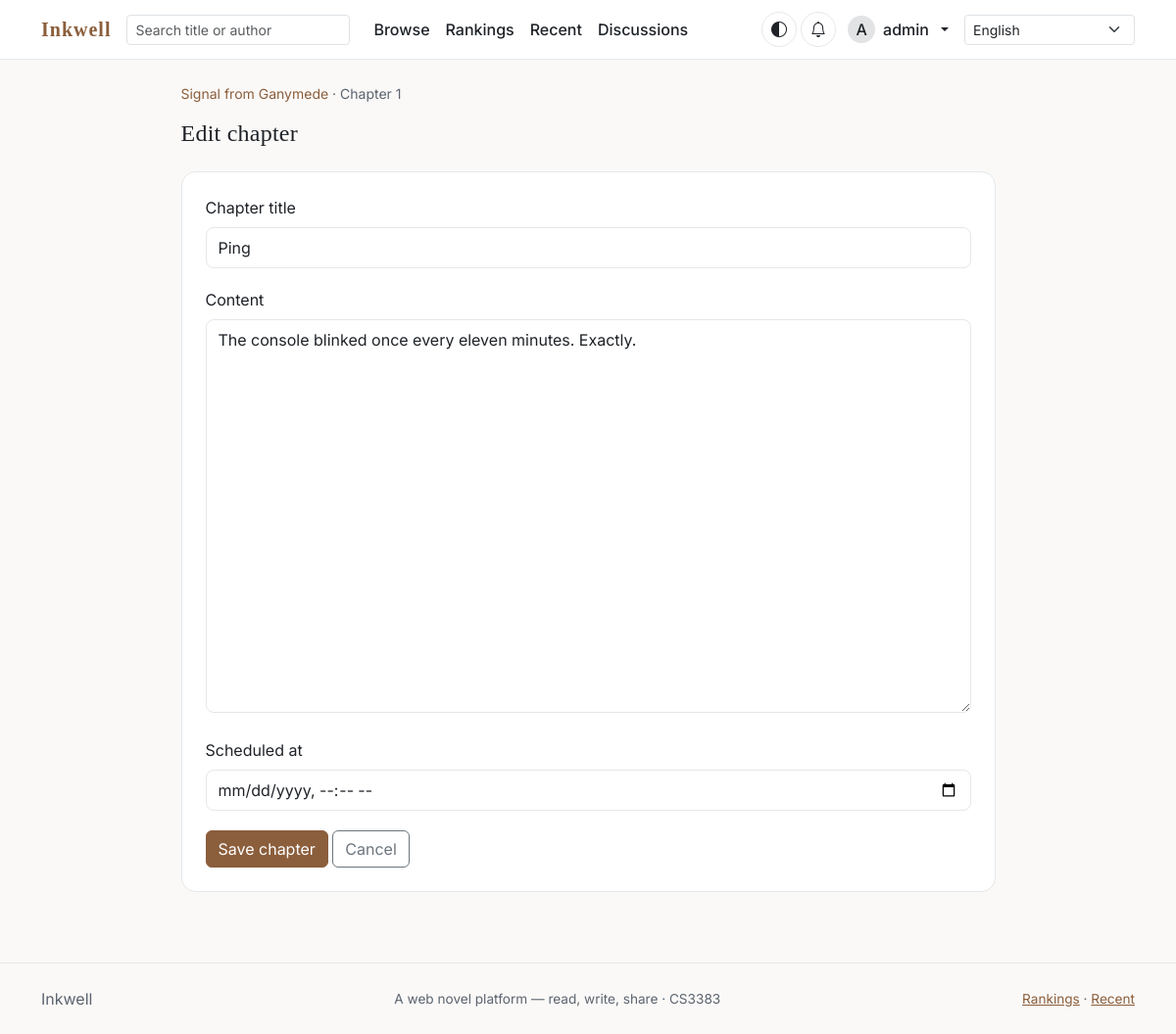
Screenshot of /my/novels/2/chapters/3/edit/ (signed in) with the database file from the repository.
### accounts/models.py (models this page shows, shortened)
class Profile(models.Model):
    user = models.OneToOneField(
        User,
        on_delete=models.CASCADE,
        related_name='profile',
    )
    nickname = models.CharField(_('Nickname'), max_length=50, blank=True)
    bio = models.TextField(_('Bio'), blank=True)
    avatar = models.ImageField(
        _('Avatar'),
        upload_to='avatars/',
        blank=True,
        null=True,
    )
    email_verified = models.BooleanField(_('Email verified'), default=False)
    created_at = models.DateTimeField(_('Created at'), auto_now_add=True)
    updated_at = models.DateTimeField(_('Updated at'), auto_now=True)
    class Meta:
        verbose_name = _('Profile')
        verbose_name_plural = _('Profiles')
    @property
    def display_name(self) -> str:
        return self.nickname or self.user.username

### novels/models.py (models this page shows, shortened)
class Novel(models.Model):
    class Status(models.TextChoices):
        ONGOING = 'ongoing', _('Ongoing')
        COMPLETED = 'completed', _('Completed')
    author = models.ForeignKey(
        settings.AUTH_USER_MODEL,
        on_delete=models.CASCADE,
        related_name='novels',
        verbose_name=_('Author'),
    )
    category = models.ForeignKey(
        Category,
        on_delete=models.PROTECT,
        related_name='novels',
        verbose_name=_('Category'),
    )
    title = models.CharField(_('Title'), max_length=200)
    cover = models.ImageField(
        _('Cover'),
        upload_to='covers/',
        blank=True,
        null=True,
    )
    summary = models.TextField(_('Summary'), blank=True)
    status = models.CharField(
        _('Status'),
        max_length=20,
        choices=Status.choices,
        default=Status.ONGOING,
    )
    is_published = models.BooleanField(_('Published'), default=False)
    tags = models.ManyToManyField(
        Tag, blank=True, related_name='novels', verbose_name=_('Tags'))
    view_count = models.PositiveIntegerField(_('View count'), default=0)
    word_count = models.PositiveIntegerField(_('Word count'), default=0)
    created_at = models.DateTimeField(_('Created at'), auto_now_add=True)
    updated_at = models.DateTimeField(_('Updated at'), auto_now=True)
    objects = NovelQuerySet.as_manager()
    class Meta:
        verbose_name = _('Novel')
        verbose_name_plural = _('Novels')
        ordering = ['-updated_at']
        indexes = [
            models.Index(fields=['is_published', '-updated_at']),
        ]
    def get_absolute_url(self) -> str:
        from django.urls import reverse
        return reverse('novels:novel_detail', args=[self.pk])

class Chapter(models.Model):
    novel = models.ForeignKey(
        Novel,
        on_delete=models.CASCADE,
        related_name='chapters',
        verbose_name=_('Novel'),
    )
    volume = models.ForeignKey(
        Volume,
        on_delete=models.SET_NULL,
        null=True,
        blank=True,
        related_name='chapters',
        verbose_name=_('Volume'),
    )
    title = models.CharField(_('Chapter title'), max_length=200)
    content = models.TextField(_('Content'))
    order = models.PositiveIntegerField(_('Order'))
    is_active = models.BooleanField(_('Active'), default=True)
    is_draft = models.BooleanField(_('Draft'), default=False)
    scheduled_at = models.DateTimeField(
        _('Scheduled at'), null=True, blank=True,
        help_text=_('If set in the future, the chapter is hidden until then.'))
    view_count = models.PositiveIntegerField(_('View count'), default=0)
    word_count = models.PositiveIntegerField(_('Word count'), default=0)
    created_at = models.DateTimeField(_('Created at'), auto_now_add=True)
    published_at = models.DateTimeField(
        _('Published at'),
        default=timezone.now,
        help_text=_('Creation time. Chapters have no draft state.'),
    )
    objects = ChapterQuerySet.as_manager()
    class Meta:
        verbose_name = _('Chapter')
        verbose_name_plural = _('Chapters')
        ordering = ['order']
        constraints = [
            models.UniqueConstraint(
                fields=['novel', 'order'],
                name='unique_chapter_order_per_novel',
            ),
        ]
        indexes = [
            models.Index(fields=['novel', 'order']),
        ]

### novels/views.py (the view)
@login_required
def chapter_edit(request, novel_pk, pk):
    novel = get_object_or_404(Novel, pk=novel_pk)
    if not author_or_admin.can_edit(novel, request.user):
        return HttpResponseForbidden(_('You are not allowed to edit this novel.'))
    chapter = get_object_or_404(Chapter, pk=pk, novel=novel)
    if request.method == 'POST':
        form = ChapterForm(request.POST, instance=chapter)
        if form.is_valid():
            form.save()
            NovelService._touch(novel)
            messages.success(request, _('Chapter updated.'))
            return redirect('novels:novel_detail', pk=novel.pk)
    else:
        form = ChapterForm(instance=chapter)
    return render(
        request,
        'novels/chapter_form.html',
        {'form': form, 'novel': novel, 'chapter': chapter},
    )

### novels/forms.py
class ChapterForm(forms.ModelForm):
    class Meta:
        model = Chapter
        fields = ('title', 'content', 'scheduled_at')
        widgets = {
            'content': forms.Textarea(attrs={'rows': 16}),
            'scheduled_at': forms.DateTimeInput(
                attrs={'type': 'datetime-local'}, format='%Y-%m-%dT%H:%M'),
        }
    def __init__(self, *args, **kwargs):
        super().__init__(*args, **kwargs)
        self.fields['scheduled_at'].required = False

### accounts/models.py (called while the page is built)
def _is_admin(self) -> bool:
    return bool(self.is_staff or self.is_superuser)

### accounts/permissions.py (called while the page is built)
    def can_edit(self, novel, user) -> bool:
        if user is None or not user.is_authenticated:
            return False
        if user.is_admin():
            return True
        return novel.author_id == user.pk

### templates/novels/chapter_form.html (shortened to what this page needs)
{% extends "base.html" %}
{% load i18n %}
{% block content %}
<div class="row justify-content-center">
  <div class="col-12 col-lg-9">
    <p class="text-muted-sm">
      <a class="text-decoration-none" href="{{ novel.get_absolute_url }}">{{ novel.title }}</a>
      {% if chapter %} · {% trans "Chapter" %} {{ chapter.order }}{% endif %}
    </p>
    <h1 class="h4 mb-4">
      {% if chapter %}{% trans "Edit chapter" %}{% else %}{% trans "Add chapter" %}{% endif %}
    </h1>
    <form method="post" novalidate class="surface-card p-3 p-md-4">
      {% for field in form %}
        <div class="mb-3">
          <label class="form-label" for="{{ field.id_for_label }}">{{ field.label }}</label>
          {{ field }}
        </div>
      {% endfor %}
      <button class="btn btn-accent" type="submit">{% trans "Save chapter" %}</button>
      <a class="btn btn-outline-secondary" href="{{ novel.get_absolute_url }}">{% trans "Cancel" %}</a>
    </form>
  </div>
</div>
{% endblock %}

### templates/base.html (shortened to what this page needs)
{% load i18n static %}<!DOCTYPE html>
<html lang="{{ LANGUAGE_CODE }}" data-theme="light">
<head>
  <link href="https://cdn.jsdelivr.net/npm/bootstrap@5.3.3/dist/css/bootstrap.min.css" rel="stylesheet">
  <link href="https://cdn.jsdelivr.net/npm/bootstrap-icons@1.11.3/font/bootstrap-icons.css" rel="stylesheet">
  <link href="{% static 'css/site.css' %}" rel="stylesheet">
</head>
<body>
<nav class="navbar navbar-expand-lg app-nav sticky-top">
  <div class="container">
    <a class="navbar-brand" href="{% url 'novels:home' %}">Inkwell</a>
    <div class="collapse navbar-collapse" id="mainNav">
      <form class="d-flex my-2 my-lg-0 me-lg-3" role="search" action="{% url 'novels:novel_list' %}" method="get">
        <input class="form-control form-control-sm nav-search" type="search" name="q"
               value="{{ request.GET.q|default:'' }}" placeholder="{% trans 'Search title or author' %}" aria-label="{% trans 'Search' %}">
      </form>
      <ul class="navbar-nav me-auto">
        <li class="nav-item"><a class="nav-link" href="{% url 'novels:novel_list' %}">{% trans "Browse" %}</a></li>
        <li class="nav-item"><a class="nav-link" href="{% url 'novels:ranking' %}">{% trans "Rankings" %}</a></li>
        <li class="nav-item"><a class="nav-link" href="{% url 'novels:recent_updates' %}">{% trans "Recent" %}</a></li>
        <li class="nav-item"><a class="nav-link" href="{% url 'interaction:discussion_list' %}">{% trans "Discussions" %}</a></li>
      </ul>
      <ul class="navbar-nav align-items-lg-center">
        <li class="nav-item me-1">
          <button class="icon-btn" type="button" id="theme-toggle" aria-label="{% trans 'Toggle theme' %}" title="{% trans 'Toggle theme' %}"><i class="bi bi-circle-half" aria-hidden="true"></i></button>
        </li>
        {% if user.is_authenticated %}
          <li class="nav-item me-1"><a class="icon-btn position-relative" href="{% url 'interaction:notifications' %}" title="{% trans 'Notifications' %}" aria-label="{% trans 'Notifications' %}"><i class="bi bi-bell" aria-hidden="true"></i></a></li>
          <li class="nav-item dropdown">
            <a class="nav-link dropdown-toggle d-flex align-items-center gap-2" href="#" role="button" data-bs-toggle="dropdown" aria-expanded="false">
              {% if user.profile.avatar %}
                <img src="{{ user.profile.avatar.url }}" alt="" width="28" height="28" class="rounded-circle" style="object-fit:cover;">
              {% else %}
                <span class="rounded-circle bg-secondary-subtle d-inline-flex align-items-center justify-content-center" style="width:28px;height:28px;">{{ user.username|first|upper }}</span>
              {% endif %}
              {{ user.profile.display_name }}
            </a>
          </li>
        {% else %}
          <li class="nav-item"><a class="nav-link" href="{% url 'accounts:login' %}">{% trans "Log in" %}</a></li>
          <li class="nav-item"><a class="btn btn-accent btn-sm ms-lg-2" href="{% url 'accounts:register' %}">{% trans "Sign up" %}</a></li>
        {% endif %}
        <li class="nav-item ms-lg-2">
          <form action="{% url 'set_language' %}" method="post" class="d-flex align-items-center">
            <select name="language" class="form-select form-select-sm" onchange="this.form.submit()"
                    aria-label="{% trans 'Language' %}">
              {% get_current_language as CURRENT_LANG %}
              {% get_available_languages as LANGS %}
              {% for code, name in LANGS %}
                <option value="{{ code }}" {% if code == CURRENT_LANG %}selected{% endif %}>{{ name }}</option>
              {% endfor %}
            </select>
          </form>
        </li>
      </ul>
    </div>
  </div>
</nav>
<main class="py-4">
  <div class="container">
    {% block content %}{% endblock %}
  </div>
</main>
<footer class="app-footer py-4 mt-5">
  <div class="container d-flex flex-wrap gap-3 justify-content-between align-items-center">
    <span class="navbar-brand m-0" style="font-size:1rem;">Inkwell</span>
    <span>{% trans "A web novel platform — read, write, share" %} · CS3383</span>
    <span><a href="{% url 'novels:ranking' %}">{% trans "Rankings" %}</a> · <a href="{% url 'novels:recent_updates' %}">{% trans "Recent" %}</a></span>
  </div>
</footer>
</body>
</html>

### static/css/site.css (style rules this page uses)
:root { --ink: #1f2328; --muted: #5b6470; --line: #e5e7eb; --accent: #8b5e3c; --accent-strong: #6f4a2d; --bg: #faf9f7; --surface: #ffffff; --surface-2: #f3efe9; --shadow-sm: 0 1px 2px rgba(0,0,0,.05); --shadow-md: 0 6px 24px rgba(31,35,40,.08); --radius: 0.9rem; --radius-sm: 0.5rem; --border: 1px solid var(--line); --focus: 0 0 0 3px rgba(139,94,60,.45); --space-1: 4px; --space-2: 8px; --space-3: 12px; --space-4: 16px; --space-5: 24px; --space-6: 32px; --text-xs: .75rem; --text-sm: .875rem; --text-base: 1rem; --text-lg: 1.25rem; --text-xl: 1.5rem; --text-2xl: 2rem; --serif: 'Noto Serif TC', Georgia, serif; --sans: 'Inter', system-ui, -apple-system, 'Segoe UI', 'Noto Sans TC', sans-serif; --reader-font: var(--serif); --reader-size: 1.0625rem; --reader-line: 1.75; --line-length: 38rem; }
body { font-family: var(--sans); color: var(--ink); background: var(--bg); min-height: 100vh; display: flex; flex-direction: column; -webkit-font-smoothing: antialiased; }
h1, h2, h3, .display-6 { font-family: var(--serif); letter-spacing: .01em; }
a { color: var(--accent); }
.app-nav { background: var(--surface); border-bottom: 1px solid var(--line); }
.app-nav .navbar-brand { font-family: var(--serif); font-weight: 700; letter-spacing: .05em; color: var(--accent) !important; }
.app-nav .nav-link { color: var(--ink); font-weight: 500; }
.nav-search { min-width: 12rem; }
.icon-btn { display: inline-flex; align-items: center; justify-content: center; width: 2.25rem; height: 2.25rem; border-radius: 50%; color: var(--ink); border: 1px solid var(--line); background: transparent; text-decoration: none; }
main { flex: 1 0 auto; }
footer.app-footer { flex-shrink: 0; border-top: 1px solid var(--line); color: var(--muted); font-size: .85rem; }
.btn-accent { background: var(--accent); border-color: var(--accent); color: #fff; }
.surface-card { background: var(--surface); border: 1px solid var(--line); border-radius: var(--radius); }
.text-muted-sm { color: var(--muted); font-size: .875rem; }
.surface-card input:not([type="checkbox"]):not([type="radio"]):not([type="hidden"]), .surface-card select, .surface-card textarea { width: 100%; padding: .5rem .75rem; border: 1px solid var(--line); border-radius: .5rem; background: var(--surface); color: var(--ink); font: inherit; margin-bottom: .25rem; }

### rows the page displays
Novel: title "Signal from Ganymede"
Chapter: order "1", form "Ping" "The console blinked once every eleven minutes. Exactly."

### other values shown
{{ user.username|first|upper }} "A"
{{ user.profile.display_name }} "admin"
{{ field.label }} "Chapter title" "Content" "Scheduled at"
form field language "English"
